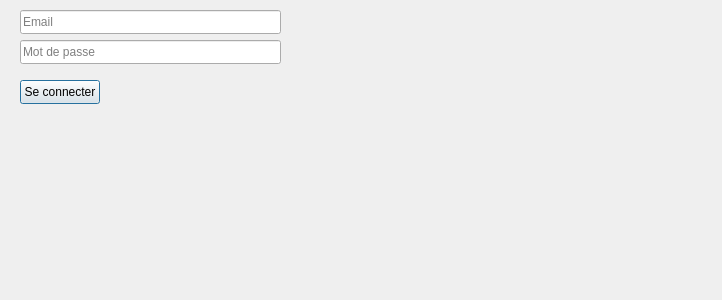
<?xml version="1.0" encoding="UTF-8"?>
<ui version="4.0">
 <class>DialogConnexion</class>
 <widget class="QDialog" name="DialogConnexion">
  <property name="geometry">
   <rect>
    <x>0</x>
    <y>0</y>
    <width>722</width>
    <height>300</height>
   </rect>
  </property>
  <property name="windowTitle">
   <string>Dialog</string>
  </property>
  <widget class="QLineEdit" name="txtEmail">
   <property name="geometry">
    <rect>
     <x>20</x>
     <y>10</y>
     <width>261</width>
     <height>24</height>
    </rect>
   </property>
   <property name="placeholderText">
    <string>Email</string>
   </property>
  </widget>
  <widget class="QLineEdit" name="txtMotDePasse">
   <property name="geometry">
    <rect>
     <x>20</x>
     <y>40</y>
     <width>261</width>
     <height>24</height>
    </rect>
   </property>
   <property name="text">
    <string/>
   </property>
   <property name="echoMode">
    <enum>QLineEdit::EchoMode::Password</enum>
   </property>
   <property name="placeholderText">
    <string>Mot de passe</string>
   </property>
  </widget>
  <widget class="QPushButton" name="btnConnecter">
   <property name="geometry">
    <rect>
     <x>20</x>
     <y>80</y>
     <width>80</width>
     <height>24</height>
    </rect>
   </property>
   <property name="text">
    <string>Se connecter</string>
   </property>
  </widget>
 </widget>
 <resources/>
 <connections/>
</ui>
